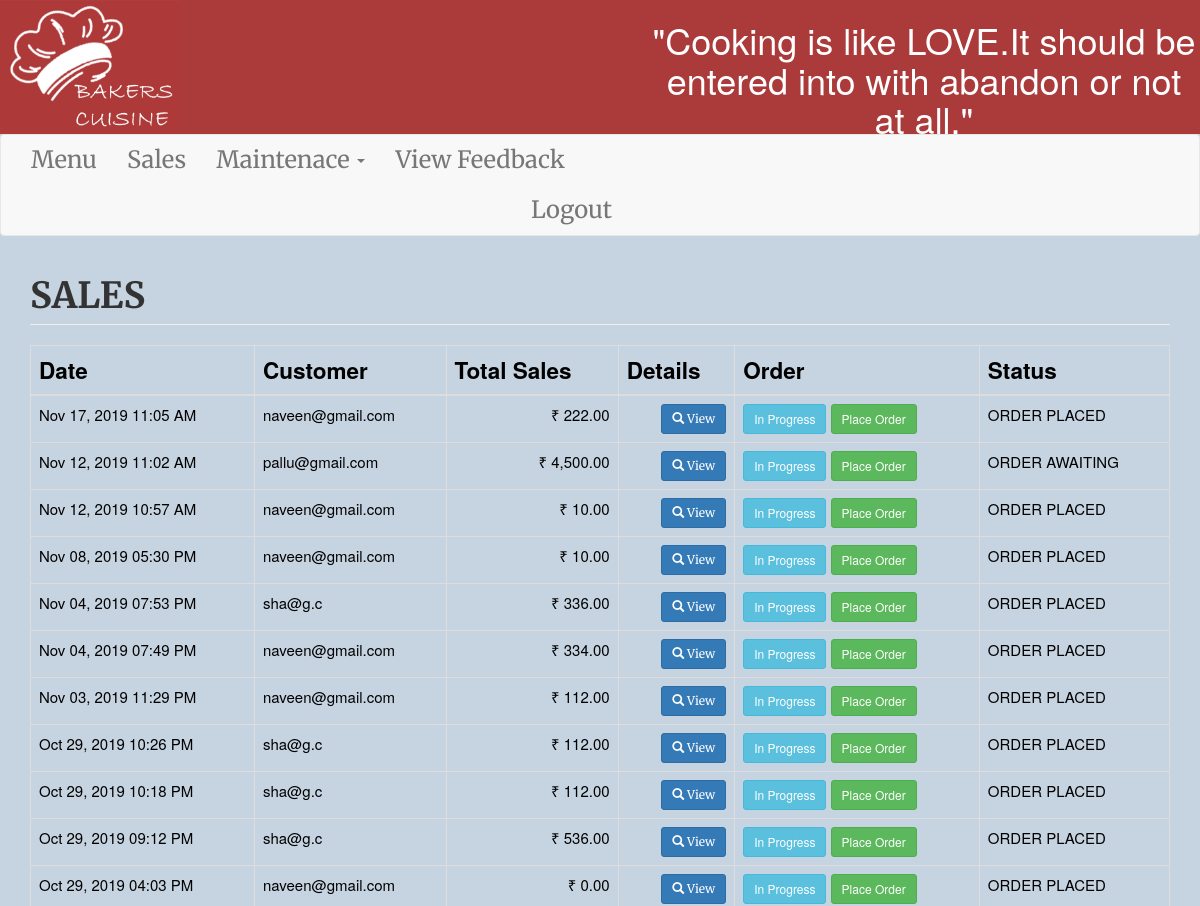
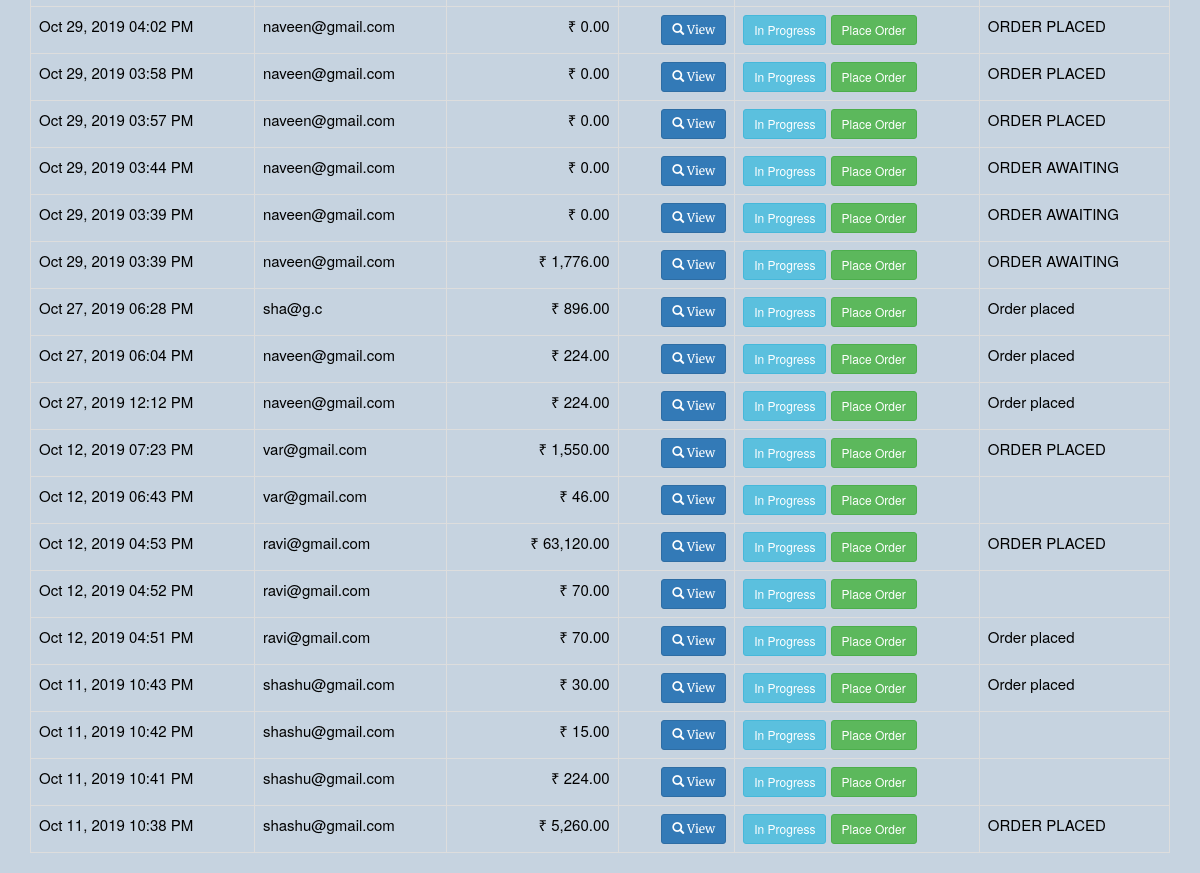
Screenshot of /sales.php (signed in) with the database file from the repository (2 pictures, top to bottom).
### tables this page shows
CREATE TABLE `purchase` (
  `purchaseid` int(11) NOT NULL,
  `customer` varchar(50) NOT NULL,
  `total` double NOT NULL,
  `date_purchase` datetime NOT NULL,
  `email` varchar(255) DEFAULT NULL,
  `status` varchar(50) NOT NULL
);

### sales.php (the view, shortened to what this page needs)
<?php include('header.php');
if(isset($_SESSION['admi'])){ ?>
<body class="ab">
<?php include('navbar.php'); ?>
<div class="container">
	<h1 class="page-header text-left" style="font-family: 'Merriweather', serif;"><b>SALES</b></h1>
	<table class="table table-bordered table-hover" id="tab">
		<thead>
			<th>Date</th>
			<th>Customer</th>
			<th>Total Sales</th>
			<th>Details</th>
			<th>Order</th>
			<th>Status</th>
		</thead>
		<tbody>
			<?php
				$sql="select * from purchase order by purchaseid desc";
				$query=$conn->query($sql);
				while($row=$query->fetch_array()){
					?>
					<tr>
						<td><?php echo date('M d, Y h:i A', strtotime($row['date_purchase'])) ?></td>
						<td><?php echo $row['email']; ?></td>
						<td class="text-right">&#8377; <?php echo number_format($row['total'], 2); ?></td>
						<td class="text-right"><a href="#details<?php echo $row['purchaseid']; ?>" data-toggle="modal" class="btn btn-primary btn-sm"><span class="glyphicon glyphicon-search"></span> View </a>
						</td>
						<td><form action="" method="POST">
							<button type="submit"  value="<?php echo $row['purchaseid']; ?>" name="ip" class="btn btn-info btn-sm">In Progress</button>
							<button type="submit" value="<?php echo $row['purchaseid']; ?>" name="op" class="btn btn-success btn-sm">Place Order</button>
							</form>
						</td>
						<td>
							<?php  echo $row['status']; ?>
						</td>
						</tr>
					<?php
				}
			?>
		</tbody>
	</table>
</div>
</body>
</html>
<?php }
		else
		{
			header("location:start.php");
		}
		?>

### mysss.css (style rules this page uses)
body { color: red; }
.ab { background-color: rgba(67, 112, 153, 0.301); background-repeat: no-repeat; background-size: cover; }
a { font-family:'Merriweather', serif; font-size: 1.7em; }
th { color:black; font-size: 1.5em; }
body { font-family: 'Merriweather', serif; font-size: 5em; }
#tab { font-size: 1.5rem; color:black; }
h1 { text-align: center; font-family: 'Courgette', cursive; font-size: 4rem; }

### header.php (style rules this page uses)
body { position: relative; }

### rows the page displays
purchase: date_purchase "Nov 17, 2019 11:05 AM", email "naveen@gmail.com", total "222.00", $row['purchaseid'] 81 (drawn), status "ORDER PLACED"
purchase: date_purchase "Nov 12, 2019 11:02 AM", email "pallu@gmail.com", total "4,500.00", $row['purchaseid'] 79 (drawn), status "ORDER AWAITING"
purchase: date_purchase "Nov 12, 2019 10:57 AM", email "naveen@gmail.com", total "10.00", $row['purchaseid'] 77 (drawn), status "ORDER PLACED"
purchase: date_purchase "Nov 08, 2019 05:30 PM", email "naveen@gmail.com", total "10.00", $row['purchaseid'] 74 (drawn), status "ORDER PLACED"
purchase: date_purchase "Nov 04, 2019 07:53 PM", email "sha@g.c", total "336.00", $row['purchaseid'] 64 (drawn), status "ORDER PLACED"
purchase: date_purchase "Nov 04, 2019 07:49 PM", email "naveen@gmail.com", total "334.00", $row['purchaseid'] 62 (drawn), status "ORDER PLACED"
purchase: date_purchase "Nov 03, 2019 11:29 PM", email "naveen@gmail.com", total "112.00", $row['purchaseid'] 53 (drawn), status "ORDER PLACED"
purchase: date_purchase "Oct 29, 2019 10:26 PM", email "sha@g.c", total "112.00", $row['purchaseid'] 40 (drawn), status "ORDER PLACED"
purchase: date_purchase "Oct 29, 2019 10:18 PM", email "sha@g.c", total "112.00", $row['purchaseid'] 39 (drawn), status "ORDER PLACED"
purchase: date_purchase "Oct 29, 2019 09:12 PM", email "sha@g.c", total "536.00", $row['purchaseid'] 38 (drawn), status "ORDER PLACED"
purchase: date_purchase "Oct 29, 2019 04:03 PM", email "naveen@gmail.com", total "0.00", $row['purchaseid'] 37 (drawn), status "ORDER PLACED"
purchase: date_purchase "Oct 29, 2019 04:02 PM", email "naveen@gmail.com", total "0.00", $row['purchaseid'] 36 (drawn), status "ORDER PLACED"
purchase: date_purchase "Oct 29, 2019 03:58 PM", email "naveen@gmail.com", total "0.00", $row['purchaseid'] 35 (drawn), status "ORDER PLACED"
purchase: date_purchase "Oct 29, 2019 03:57 PM", email "naveen@gmail.com", total "0.00", $row['purchaseid'] 33 (drawn), status "ORDER PLACED"
purchase: date_purchase "Oct 29, 2019 03:44 PM", email "naveen@gmail.com", total "0.00", $row['purchaseid'] 31 (drawn), status "ORDER AWAITING"
purchase: date_purchase "Oct 29, 2019 03:39 PM", email "naveen@gmail.com", total "0.00", $row['purchaseid'] 29 (drawn), status "ORDER AWAITING"
purchase: date_purchase "Oct 29, 2019 03:39 PM", email "naveen@gmail.com", total "1,776.00", $row['purchaseid'] 28 (drawn), status "ORDER AWAITING"
purchase: date_purchase "Oct 27, 2019 06:28 PM", email "sha@g.c", total "896.00", $row['purchaseid'] 23 (drawn), status "Order placed"
purchase: date_purchase "Oct 27, 2019 06:04 PM", email "naveen@gmail.com", total "224.00", $row['purchaseid'] 19 (drawn), status "Order placed"
purchase: date_purchase "Oct 27, 2019 12:12 PM", email "naveen@gmail.com", total "224.00", $row['purchaseid'] 16 (drawn), status "Order placed"
purchase: date_purchase "Oct 12, 2019 07:23 PM", email "var@gmail.com", total "1,550.00", $row['purchaseid'] 12 (drawn), status "ORDER PLACED"
purchase: date_purchase "Oct 12, 2019 06:43 PM", email "var@gmail.com", total "46.00", $row['purchaseid'] 11 (drawn)
purchase: date_purchase "Oct 12, 2019 04:53 PM", email "ravi@gmail.com", total "63,120.00", $row['purchaseid'] 10 (drawn), status "ORDER PLACED"
purchase: date_purchase "Oct 12, 2019 04:52 PM", email "ravi@gmail.com", total "70.00", $row['purchaseid'] 9 (drawn)
purchase: date_purchase "Oct 12, 2019 04:51 PM", email "ravi@gmail.com", total "70.00", $row['purchaseid'] 8 (drawn), status "Order placed"
purchase: date_purchase "Oct 11, 2019 10:43 PM", email "shashu@gmail.com", total "30.00", $row['purchaseid'] 4 (drawn), status "Order placed"
purchase: date_purchase "Oct 11, 2019 10:42 PM", email "shashu@gmail.com", total "15.00", $row['purchaseid'] 3 (drawn)
purchase: date_purchase "Oct 11, 2019 10:41 PM", email "shashu@gmail.com", total "224.00", $row['purchaseid'] 2 (drawn)
purchase: date_purchase "Oct 11, 2019 10:38 PM", email "shashu@gmail.com", total "5,260.00", $row['purchaseid'] 1 (drawn), status "ORDER PLACED"
